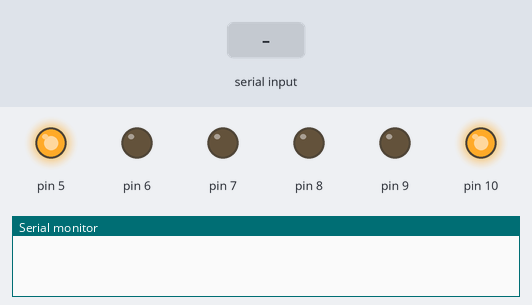
Bench run of a sketch on a simulated Arduino Uno, built with avr-gcc and run on an emulated ATmega328P. Shown: output pins drawn as LEDs (lit = HIGH), the last lines printed to the serial monitor. Inputs (shaded band) come from the test bench.

Above: at 1.2 s.
1.3 s: "F" received over Serial
At 2.4 s:
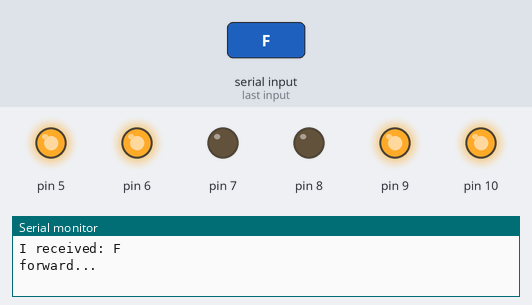
2.8 s: "B" received over Serial
At 3.5 s:
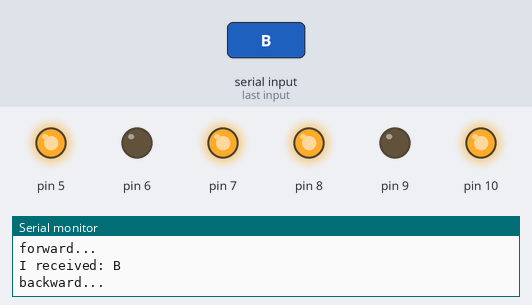
4.3 s: "R" received over Serial
At 4.7 s:
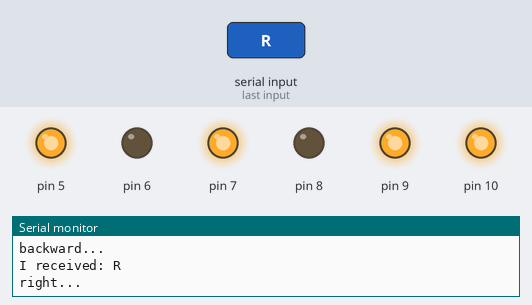
5.8 s: "L" received over Serial
At 7.0 s:
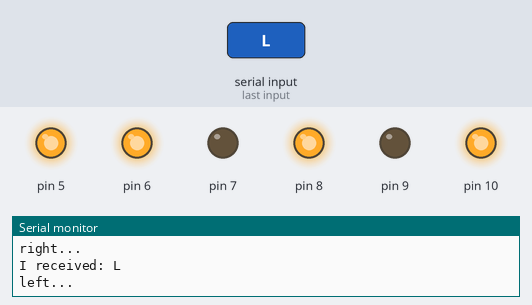
Timing chart, 0 to 8.3 s (numbered marks = the images above; inputs shaded):
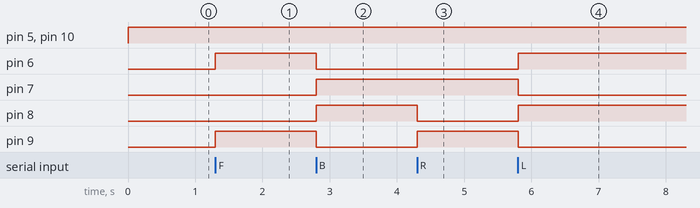

Measured:
- after the input at 1.3 s, pin 6, pin 9: LOW → HIGH at once
- after the input at 2.8 s, pin 6, pin 9: HIGH → LOW at once; pin 7, pin 8: LOW → HIGH at once
- after the input at 4.3 s, pin 8: HIGH → LOW at once; pin 9: LOW → HIGH at once
- after the input at 5.8 s, pin 6, pin 8: LOW → HIGH at once; pin 7, pin 9: HIGH → LOW at once

The sketch:

testing_motor_lib.ino
```cpp
#include <Yogev_motor_lib.h>

int enA = 10;
int in1 = 9;
int in2 = 8;
// motor two
int enB = 5;
int in3 = 7;
int in4 = 6;
int play = 1;
long running = 100000;

char incomingByte;   // for incoming serial data

// creating motor object
YogevMotor my_motor(enA,in1,in2,enB,in3,in4);

void setup(){
  Serial.begin(9600);
}


void loop() {
 my_motor.enableMotors();

 while (play) {
   //Forward for 1,5s
//  Serial.println ("forward...");
//  my_motor.forward (1500);
   if (Serial.available() > 0) {
        // read the incoming byte:
        incomingByte = Serial.read();         // say what you got:
        Serial.print("I received: ");
        Serial.println(incomingByte);
        switch (incomingByte){
          case 'F':
          Serial.println ("forward...");
          my_motor.forward (10);
          break;
          case 'B':
          Serial.println ("backward...");
          my_motor.backward (10);
          break;
          case 'R':
          Serial.println ("right...");
          my_motor.right (10);
          break;
          case 'L':
          Serial.println ("left...");
          my_motor.left (10);
          break;
          case 'S':
          Serial.println ("coast...");
          my_motor.coast(10);
          break;

        }
   }

  ////turn right
  // Serial.println ("right...");
  // my_motor.right (500);
  ////Forward for 1,5s
  // Serial.println ("forward...");
  // my_motor.forward (1500);
  ////turn left
  // Serial.println ("left...");
  // my_motor.left (1000);

   //Forward for 1,5s
//   Serial.println ("forward...");
//   my_motor.forward (1500);
  if (millis() > running) {
   play = false;
   Serial.println ("Falsing");
   }
 };

 //disable motors
 my_motor.disableMotors();
}
```
